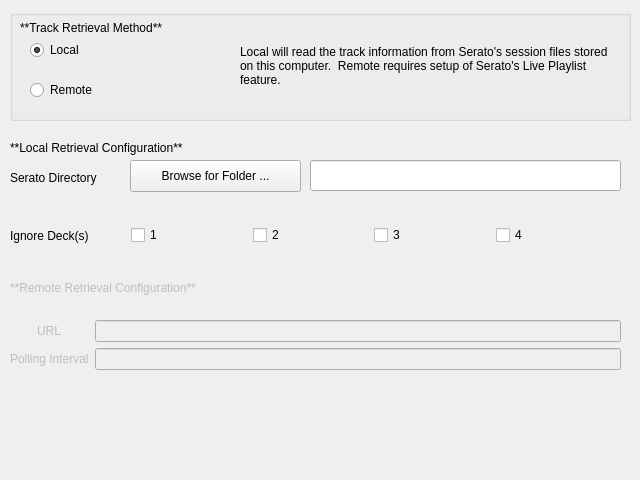
<?xml version="1.0" encoding="UTF-8"?>
<ui version="4.0">
 <class>serato_ui</class>
 <widget class="QWidget" name="serato_ui">
  <property name="geometry">
   <rect>
    <x>0</x>
    <y>0</y>
    <width>640</width>
    <height>480</height>
   </rect>
  </property>
  <property name="windowTitle">
   <string>Serato</string>
  </property>
  <widget class="QGroupBox" name="method_box">
   <property name="geometry">
    <rect>
     <x>10</x>
     <y>10</y>
     <width>621</width>
     <height>111</height>
    </rect>
   </property>
   <property name="title">
    <string/>
   </property>
   <widget class="QRadioButton" name="local_button">
    <property name="geometry">
     <rect>
      <x>20</x>
      <y>30</y>
      <width>100</width>
      <height>20</height>
     </rect>
    </property>
    <property name="text">
     <string>Local</string>
    </property>
    <property name="checked">
     <bool>true</bool>
    </property>
    <attribute name="buttonGroup">
     <string notr="true">method_buttongroup</string>
    </attribute>
   </widget>
   <widget class="QRadioButton" name="remote_button">
    <property name="geometry">
     <rect>
      <x>20</x>
      <y>70</y>
      <width>100</width>
      <height>20</height>
     </rect>
    </property>
    <property name="text">
     <string>Remote</string>
    </property>
    <attribute name="buttonGroup">
     <string notr="true">method_buttongroup</string>
    </attribute>
   </widget>
   <widget class="QLabel" name="method_label">
    <property name="geometry">
     <rect>
      <x>10</x>
      <y>10</y>
      <width>211</width>
      <height>16</height>
     </rect>
    </property>
    <property name="text">
     <string>**Track Retrieval Method**</string>
    </property>
    <property name="textFormat">
     <enum>Qt::MarkdownText</enum>
    </property>
   </widget>
   <widget class="QLabel" name="method_desclabel">
    <property name="geometry">
     <rect>
      <x>230</x>
      <y>10</y>
      <width>381</width>
      <height>91</height>
     </rect>
    </property>
    <property name="text">
     <string>Local will read the track information from Serato's session files stored on this computer.  Remote requires setup of Serato's Live Playlist feature.</string>
    </property>
    <property name="wordWrap">
     <bool>true</bool>
    </property>
   </widget>
  </widget>
  <widget class="QLabel" name="localconfig_label">
   <property name="geometry">
    <rect>
     <x>10</x>
     <y>140</y>
     <width>251</width>
     <height>16</height>
    </rect>
   </property>
   <property name="text">
    <string>**Local Retrieval Configuration**</string>
   </property>
   <property name="textFormat">
    <enum>Qt::MarkdownText</enum>
   </property>
  </widget>
  <widget class="QLabel" name="local_dir_label">
   <property name="geometry">
    <rect>
     <x>10</x>
     <y>170</y>
     <width>121</width>
     <height>16</height>
    </rect>
   </property>
   <property name="text">
    <string>Serato Directory</string>
   </property>
  </widget>
  <widget class="QPushButton" name="local_dir_button">
   <property name="geometry">
    <rect>
     <x>130</x>
     <y>160</y>
     <width>171</width>
     <height>32</height>
    </rect>
   </property>
   <property name="text">
    <string>Browse for Folder ...</string>
   </property>
  </widget>
  <widget class="QLineEdit" name="local_dir_lineedit">
   <property name="geometry">
    <rect>
     <x>310</x>
     <y>160</y>
     <width>311</width>
     <height>31</height>
    </rect>
   </property>
  </widget>
  <widget class="QLabel" name="remoteconfig_label">
   <property name="enabled">
    <bool>false</bool>
   </property>
   <property name="geometry">
    <rect>
     <x>10</x>
     <y>280</y>
     <width>311</width>
     <height>16</height>
    </rect>
   </property>
   <property name="text">
    <string>**Remote Retrieval Configuration**</string>
   </property>
   <property name="textFormat">
    <enum>Qt::MarkdownText</enum>
   </property>
  </widget>
  <widget class="QWidget" name="formLayoutWidget">
   <property name="geometry">
    <rect>
     <x>10</x>
     <y>320</y>
     <width>611</width>
     <height>80</height>
    </rect>
   </property>
   <layout class="QFormLayout" name="remote_form_layout">
    <property name="labelAlignment">
     <set>Qt::AlignCenter</set>
    </property>
    <property name="formAlignment">
     <set>Qt::AlignLeading|Qt::AlignLeft|Qt::AlignTop</set>
    </property>
    <item row="0" column="0">
     <widget class="QLabel" name="remote_url_label">
      <property name="enabled">
       <bool>false</bool>
      </property>
      <property name="text">
       <string>URL</string>
      </property>
     </widget>
    </item>
    <item row="0" column="1">
     <widget class="QLineEdit" name="remote_url_lineedit">
      <property name="enabled">
       <bool>false</bool>
      </property>
      <property name="minimumSize">
       <size>
        <width>515</width>
        <height>0</height>
       </size>
      </property>
      <property name="inputMethodHints">
       <set>Qt::ImhPreferNumbers|Qt::ImhUrlCharactersOnly</set>
      </property>
     </widget>
    </item>
    <item row="1" column="0">
     <widget class="QLabel" name="remote_poll_label">
      <property name="enabled">
       <bool>false</bool>
      </property>
      <property name="text">
       <string>Polling Interval</string>
      </property>
     </widget>
    </item>
    <item row="1" column="1">
     <widget class="QLineEdit" name="remote_poll_lineedit">
      <property name="enabled">
       <bool>false</bool>
      </property>
      <property name="minimumSize">
       <size>
        <width>515</width>
        <height>0</height>
       </size>
      </property>
     </widget>
    </item>
   </layout>
  </widget>
  <widget class="QWidget" name="horizontalLayoutWidget">
   <property name="geometry">
    <rect>
     <x>10</x>
     <y>210</y>
     <width>601</width>
     <height>51</height>
    </rect>
   </property>
   <layout class="QHBoxLayout" name="ignoredecks_layout">
    <item>
     <widget class="QLabel" name="ignoredeck_label">
      <property name="text">
       <string>Ignore Deck(s)</string>
      </property>
     </widget>
    </item>
    <item>
     <widget class="QCheckBox" name="deck1_checkbox">
      <property name="text">
       <string>1</string>
      </property>
     </widget>
    </item>
    <item>
     <widget class="QCheckBox" name="deck2_checkbox">
      <property name="text">
       <string>2</string>
      </property>
     </widget>
    </item>
    <item>
     <widget class="QCheckBox" name="deck3_checkbox">
      <property name="text">
       <string>3</string>
      </property>
     </widget>
    </item>
    <item>
     <widget class="QCheckBox" name="deck4_checkbox">
      <property name="text">
       <string>4</string>
      </property>
     </widget>
    </item>
   </layout>
  </widget>
 </widget>
 <resources/>
 <connections>
  <connection>
   <sender>local_button</sender>
   <signal>toggled(bool)</signal>
   <receiver>localconfig_label</receiver>
   <slot>setEnabled(bool)</slot>
   <hints>
    <hint type="sourcelabel">
     <x>79</x>
     <y>49</y>
    </hint>
    <hint type="destinationlabel">
     <x>135</x>
     <y>147</y>
    </hint>
   </hints>
  </connection>
  <connection>
   <sender>local_button</sender>
   <signal>toggled(bool)</signal>
   <receiver>local_dir_button</receiver>
   <slot>setEnabled(bool)</slot>
   <hints>
    <hint type="sourcelabel">
     <x>79</x>
     <y>49</y>
    </hint>
    <hint type="destinationlabel">
     <x>215</x>
     <y>175</y>
    </hint>
   </hints>
  </connection>
  <connection>
   <sender>local_button</sender>
   <signal>toggled(bool)</signal>
   <receiver>local_dir_lineedit</receiver>
   <slot>setEnabled(bool)</slot>
   <hints>
    <hint type="sourcelabel">
     <x>79</x>
     <y>49</y>
    </hint>
    <hint type="destinationlabel">
     <x>465</x>
     <y>175</y>
    </hint>
   </hints>
  </connection>
  <connection>
   <sender>remote_button</sender>
   <signal>toggled(bool)</signal>
   <receiver>remote_poll_label</receiver>
   <slot>setEnabled(bool)</slot>
   <hints>
    <hint type="sourcelabel">
     <x>79</x>
     <y>89</y>
    </hint>
    <hint type="destinationlabel">
     <x>59</x>
     <y>284</y>
    </hint>
   </hints>
  </connection>
  <connection>
   <sender>remote_button</sender>
   <signal>toggled(bool)</signal>
   <receiver>remote_poll_lineedit</receiver>
   <slot>setEnabled(bool)</slot>
   <hints>
    <hint type="sourcelabel">
     <x>79</x>
     <y>89</y>
    </hint>
    <hint type="destinationlabel">
     <x>366</x>
     <y>284</y>
    </hint>
   </hints>
  </connection>
  <connection>
   <sender>remote_button</sender>
   <signal>toggled(bool)</signal>
   <receiver>remote_url_label</receiver>
   <slot>setEnabled(bool)</slot>
   <hints>
    <hint type="sourcelabel">
     <x>79</x>
     <y>89</y>
    </hint>
    <hint type="destinationlabel">
     <x>59</x>
     <y>253</y>
    </hint>
   </hints>
  </connection>
  <connection>
   <sender>remote_button</sender>
   <signal>toggled(bool)</signal>
   <receiver>remote_url_lineedit</receiver>
   <slot>setEnabled(bool)</slot>
   <hints>
    <hint type="sourcelabel">
     <x>79</x>
     <y>89</y>
    </hint>
    <hint type="destinationlabel">
     <x>366</x>
     <y>253</y>
    </hint>
   </hints>
  </connection>
  <connection>
   <sender>remote_button</sender>
   <signal>toggled(bool)</signal>
   <receiver>remoteconfig_label</receiver>
   <slot>setEnabled(bool)</slot>
   <hints>
    <hint type="sourcelabel">
     <x>79</x>
     <y>89</y>
    </hint>
    <hint type="destinationlabel">
     <x>165</x>
     <y>217</y>
    </hint>
   </hints>
  </connection>
  <connection>
   <sender>local_button</sender>
   <signal>toggled(bool)</signal>
   <receiver>local_dir_label</receiver>
   <slot>setEnabled(bool)</slot>
   <hints>
    <hint type="sourcelabel">
     <x>79</x>
     <y>49</y>
    </hint>
    <hint type="destinationlabel">
     <x>70</x>
     <y>177</y>
    </hint>
   </hints>
  </connection>
  <connection>
   <sender>local_button</sender>
   <signal>toggled(bool)</signal>
   <receiver>deck1_checkbox</receiver>
   <slot>setEnabled(bool)</slot>
   <hints>
    <hint type="sourcelabel">
     <x>79</x>
     <y>49</y>
    </hint>
    <hint type="destinationlabel">
     <x>189</x>
     <y>235</y>
    </hint>
   </hints>
  </connection>
  <connection>
   <sender>local_button</sender>
   <signal>toggled(bool)</signal>
   <receiver>deck2_checkbox</receiver>
   <slot>setEnabled(bool)</slot>
   <hints>
    <hint type="sourcelabel">
     <x>79</x>
     <y>49</y>
    </hint>
    <hint type="destinationlabel">
     <x>310</x>
     <y>235</y>
    </hint>
   </hints>
  </connection>
  <connection>
   <sender>local_button</sender>
   <signal>toggled(bool)</signal>
   <receiver>deck3_checkbox</receiver>
   <slot>setEnabled(bool)</slot>
   <hints>
    <hint type="sourcelabel">
     <x>79</x>
     <y>49</y>
    </hint>
    <hint type="destinationlabel">
     <x>431</x>
     <y>235</y>
    </hint>
   </hints>
  </connection>
  <connection>
   <sender>local_button</sender>
   <signal>toggled(bool)</signal>
   <receiver>deck4_checkbox</receiver>
   <slot>setEnabled(bool)</slot>
   <hints>
    <hint type="sourcelabel">
     <x>79</x>
     <y>49</y>
    </hint>
    <hint type="destinationlabel">
     <x>552</x>
     <y>235</y>
    </hint>
   </hints>
  </connection>
  <connection>
   <sender>local_button</sender>
   <signal>toggled(bool)</signal>
   <receiver>ignoredeck_label</receiver>
   <slot>setEnabled(bool)</slot>
   <hints>
    <hint type="sourcelabel">
     <x>79</x>
     <y>49</y>
    </hint>
    <hint type="destinationlabel">
     <x>68</x>
     <y>235</y>
    </hint>
   </hints>
  </connection>
 </connections>
 <buttongroups>
  <buttongroup name="method_buttongroup"/>
 </buttongroups>
</ui>
